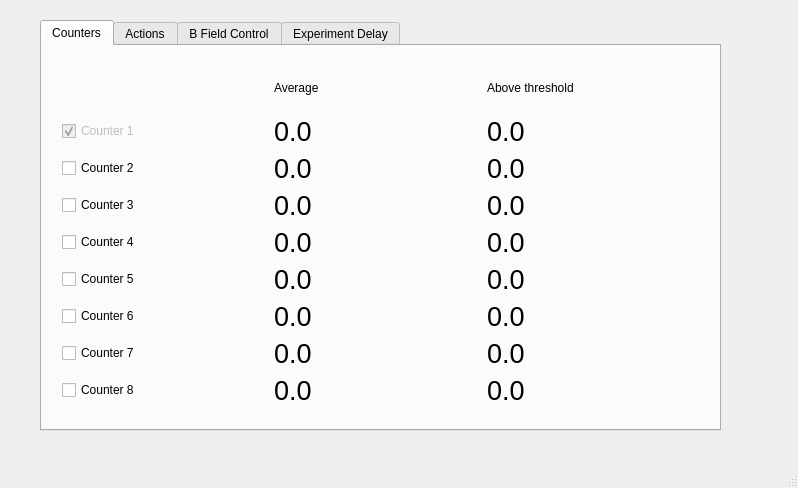
<?xml version="1.0" encoding="UTF-8"?>
<ui version="4.0">
 <class>CounterConfigWindow</class>
 <widget class="QMainWindow" name="CounterConfigWindow">
  <property name="geometry">
   <rect>
    <x>0</x>
    <y>0</y>
    <width>798</width>
    <height>488</height>
   </rect>
  </property>
  <property name="windowTitle">
   <string>MainWindow</string>
  </property>
  <widget class="QWidget" name="centralwidget">
   <widget class="QTabWidget" name="DelayConfigWidget">
    <property name="geometry">
     <rect>
      <x>40</x>
      <y>20</y>
      <width>681</width>
      <height>411</height>
     </rect>
    </property>
    <property name="currentIndex">
     <number>0</number>
    </property>
    <widget class="QWidget" name="counter_tab">
     <attribute name="title">
      <string>Counters</string>
     </attribute>
     <widget class="QWidget" name="gridLayoutWidget">
      <property name="geometry">
       <rect>
        <x>20</x>
        <y>20</y>
        <width>631</width>
        <height>340</height>
       </rect>
      </property>
      <layout class="QGridLayout" name="gridLayout">
       <item row="2" column="0">
        <widget class="QCheckBox" name="ch2box">
         <property name="text">
          <string>Counter 2</string>
         </property>
        </widget>
       </item>
       <item row="3" column="0">
        <widget class="QCheckBox" name="ch3box">
         <property name="text">
          <string>Counter 3</string>
         </property>
        </widget>
       </item>
       <item row="4" column="0">
        <widget class="QCheckBox" name="ch4box">
         <property name="text">
          <string>Counter 4</string>
         </property>
        </widget>
       </item>
       <item row="5" column="0">
        <widget class="QCheckBox" name="ch5box">
         <property name="text">
          <string>Counter 5</string>
         </property>
        </widget>
       </item>
       <item row="6" column="0">
        <widget class="QCheckBox" name="ch6box">
         <property name="text">
          <string>Counter 6</string>
         </property>
        </widget>
       </item>
       <item row="7" column="0">
        <widget class="QCheckBox" name="ch7box">
         <property name="text">
          <string>Counter 7</string>
         </property>
        </widget>
       </item>
       <item row="8" column="0">
        <widget class="QCheckBox" name="ch8box">
         <property name="text">
          <string>Counter 8</string>
         </property>
        </widget>
       </item>
       <item row="1" column="1">
        <widget class="QLabel" name="ch1av">
         <property name="font">
          <font>
           <pointsize>20</pointsize>
          </font>
         </property>
         <property name="text">
          <string>0.0</string>
         </property>
        </widget>
       </item>
       <item row="2" column="1">
        <widget class="QLabel" name="ch2av">
         <property name="font">
          <font>
           <pointsize>20</pointsize>
          </font>
         </property>
         <property name="text">
          <string>0.0</string>
         </property>
        </widget>
       </item>
       <item row="3" column="1">
        <widget class="QLabel" name="ch3av">
         <property name="font">
          <font>
           <pointsize>20</pointsize>
          </font>
         </property>
         <property name="text">
          <string>0.0</string>
         </property>
        </widget>
       </item>
       <item row="4" column="1">
        <widget class="QLabel" name="ch4av">
         <property name="font">
          <font>
           <pointsize>20</pointsize>
          </font>
         </property>
         <property name="text">
          <string>0.0</string>
         </property>
        </widget>
       </item>
       <item row="5" column="1">
        <widget class="QLabel" name="ch5av">
         <property name="font">
          <font>
           <pointsize>20</pointsize>
          </font>
         </property>
         <property name="text">
          <string>0.0</string>
         </property>
        </widget>
       </item>
       <item row="6" column="1">
        <widget class="QLabel" name="ch6av">
         <property name="font">
          <font>
           <pointsize>20</pointsize>
          </font>
         </property>
         <property name="text">
          <string>0.0</string>
         </property>
        </widget>
       </item>
       <item row="7" column="1">
        <widget class="QLabel" name="ch7av">
         <property name="font">
          <font>
           <pointsize>20</pointsize>
          </font>
         </property>
         <property name="text">
          <string>0.0</string>
         </property>
        </widget>
       </item>
       <item row="8" column="1">
        <widget class="QLabel" name="ch8av">
         <property name="font">
          <font>
           <pointsize>20</pointsize>
          </font>
         </property>
         <property name="text">
          <string>0.0</string>
         </property>
        </widget>
       </item>
       <item row="1" column="2">
        <widget class="QLabel" name="ch1disp">
         <property name="font">
          <font>
           <pointsize>20</pointsize>
          </font>
         </property>
         <property name="text">
          <string>0.0</string>
         </property>
        </widget>
       </item>
       <item row="2" column="2">
        <widget class="QLabel" name="ch2disp">
         <property name="font">
          <font>
           <pointsize>20</pointsize>
          </font>
         </property>
         <property name="text">
          <string>0.0</string>
         </property>
        </widget>
       </item>
       <item row="3" column="2">
        <widget class="QLabel" name="ch3disp">
         <property name="font">
          <font>
           <pointsize>20</pointsize>
          </font>
         </property>
         <property name="text">
          <string>0.0</string>
         </property>
        </widget>
       </item>
       <item row="4" column="2">
        <widget class="QLabel" name="ch4disp">
         <property name="font">
          <font>
           <pointsize>20</pointsize>
          </font>
         </property>
         <property name="text">
          <string>0.0</string>
         </property>
        </widget>
       </item>
       <item row="5" column="2">
        <widget class="QLabel" name="ch5disp">
         <property name="font">
          <font>
           <pointsize>20</pointsize>
          </font>
         </property>
         <property name="text">
          <string>0.0</string>
         </property>
        </widget>
       </item>
       <item row="6" column="2">
        <widget class="QLabel" name="ch6disp">
         <property name="font">
          <font>
           <pointsize>20</pointsize>
          </font>
         </property>
         <property name="text">
          <string>0.0</string>
         </property>
        </widget>
       </item>
       <item row="7" column="2">
        <widget class="QLabel" name="ch7disp">
         <property name="font">
          <font>
           <pointsize>20</pointsize>
          </font>
         </property>
         <property name="text">
          <string>0.0</string>
         </property>
        </widget>
       </item>
       <item row="8" column="2">
        <widget class="QLabel" name="ch8disp">
         <property name="font">
          <font>
           <pointsize>20</pointsize>
          </font>
         </property>
         <property name="text">
          <string>0.0</string>
         </property>
        </widget>
       </item>
       <item row="0" column="1">
        <widget class="QLabel" name="label_17">
         <property name="text">
          <string>Average</string>
         </property>
        </widget>
       </item>
       <item row="0" column="2">
        <widget class="QLabel" name="label_18">
         <property name="text">
          <string>Above threshold</string>
         </property>
        </widget>
       </item>
       <item row="1" column="0">
        <widget class="QCheckBox" name="ch1box">
         <property name="enabled">
          <bool>false</bool>
         </property>
         <property name="text">
          <string>Counter 1</string>
         </property>
         <property name="checked">
          <bool>true</bool>
         </property>
        </widget>
       </item>
      </layout>
     </widget>
    </widget>
    <widget class="QWidget" name="action_tab">
     <attribute name="title">
      <string>Actions</string>
     </attribute>
     <widget class="QWidget" name="gridLayoutWidget_3">
      <property name="geometry">
       <rect>
        <x>20</x>
        <y>20</y>
        <width>641</width>
        <height>31</height>
       </rect>
      </property>
      <layout class="QGridLayout" name="rulesLayout"/>
     </widget>
     <widget class="QPushButton" name="addButton">
      <property name="geometry">
       <rect>
        <x>120</x>
        <y>330</y>
        <width>75</width>
        <height>23</height>
       </rect>
      </property>
      <property name="text">
       <string>Add rule</string>
      </property>
     </widget>
     <widget class="QPushButton" name="removeButton">
      <property name="geometry">
       <rect>
        <x>510</x>
        <y>330</y>
        <width>75</width>
        <height>23</height>
       </rect>
      </property>
      <property name="text">
       <string>Remove rule</string>
      </property>
     </widget>
    </widget>
    <widget class="QWidget" name="tab">
     <attribute name="title">
      <string>B Field Control</string>
     </attribute>
     <widget class="QLabel" name="label_21">
      <property name="geometry">
       <rect>
        <x>228</x>
        <y>58</y>
        <width>46</width>
        <height>13</height>
       </rect>
      </property>
      <property name="text">
       <string>Fine</string>
      </property>
     </widget>
     <widget class="QPushButton" name="IncreaseB_Button">
      <property name="geometry">
       <rect>
        <x>340</x>
        <y>100</y>
        <width>31</width>
        <height>23</height>
       </rect>
      </property>
      <property name="font">
       <font>
        <pointsize>12</pointsize>
       </font>
      </property>
      <property name="text">
       <string>&gt;</string>
      </property>
     </widget>
     <widget class="QDoubleSpinBox" name="CoarseB_Entry">
      <property name="geometry">
       <rect>
        <x>148</x>
        <y>73</y>
        <width>71</width>
        <height>22</height>
       </rect>
      </property>
      <property name="font">
       <font>
        <pointsize>14</pointsize>
       </font>
      </property>
      <property name="decimals">
       <number>3</number>
      </property>
      <property name="maximum">
       <double>4.000000000000000</double>
      </property>
      <property name="value">
       <double>2.077000000000000</double>
      </property>
     </widget>
     <widget class="QPushButton" name="SetBField_Button">
      <property name="geometry">
       <rect>
        <x>78</x>
        <y>54</y>
        <width>61</width>
        <height>41</height>
       </rect>
      </property>
      <property name="font">
       <font>
        <pointsize>11</pointsize>
       </font>
      </property>
      <property name="text">
       <string>Set B 
Field</string>
      </property>
     </widget>
     <widget class="QLabel" name="label_20">
      <property name="geometry">
       <rect>
        <x>148</x>
        <y>58</y>
        <width>46</width>
        <height>13</height>
       </rect>
      </property>
      <property name="text">
       <string>Coarse</string>
      </property>
     </widget>
     <widget class="QPushButton" name="DecreaseB_Button">
      <property name="geometry">
       <rect>
        <x>300</x>
        <y>100</y>
        <width>31</width>
        <height>23</height>
       </rect>
      </property>
      <property name="font">
       <font>
        <pointsize>12</pointsize>
       </font>
      </property>
      <property name="text">
       <string>&lt;</string>
      </property>
     </widget>
     <widget class="QDoubleSpinBox" name="FineBStepSize_Entry">
      <property name="geometry">
       <rect>
        <x>300</x>
        <y>73</y>
        <width>71</width>
        <height>22</height>
       </rect>
      </property>
      <property name="font">
       <font>
        <pointsize>14</pointsize>
       </font>
      </property>
      <property name="decimals">
       <number>0</number>
      </property>
      <property name="maximum">
       <double>4096.000000000000000</double>
      </property>
      <property name="value">
       <double>5.000000000000000</double>
      </property>
     </widget>
     <widget class="QLabel" name="label_22">
      <property name="geometry">
       <rect>
        <x>307</x>
        <y>58</y>
        <width>81</width>
        <height>16</height>
       </rect>
      </property>
      <property name="text">
       <string>Fine Step Size</string>
      </property>
     </widget>
     <widget class="QDoubleSpinBox" name="FineB_Entry">
      <property name="geometry">
       <rect>
        <x>225</x>
        <y>73</y>
        <width>71</width>
        <height>22</height>
       </rect>
      </property>
      <property name="font">
       <font>
        <pointsize>14</pointsize>
       </font>
      </property>
      <property name="decimals">
       <number>0</number>
      </property>
      <property name="maximum">
       <double>4096.000000000000000</double>
      </property>
      <property name="value">
       <double>2077.000000000000000</double>
      </property>
     </widget>
    </widget>
    <widget class="QWidget" name="delay_config_tab">
     <attribute name="title">
      <string>Experiment Delay</string>
     </attribute>
     <widget class="QDoubleSpinBox" name="expDelay">
      <property name="geometry">
       <rect>
        <x>330</x>
        <y>40</y>
        <width>111</width>
        <height>22</height>
       </rect>
      </property>
      <property name="maximum">
       <double>999999.989999999990687</double>
      </property>
     </widget>
     <widget class="QLabel" name="label">
      <property name="geometry">
       <rect>
        <x>50</x>
        <y>40</y>
        <width>271</width>
        <height>16</height>
       </rect>
      </property>
      <property name="text">
       <string>Delay between the experimental pionts, (milliseconds)</string>
      </property>
     </widget>
    </widget>
   </widget>
  </widget>
  <widget class="QMenuBar" name="menubar">
   <property name="geometry">
    <rect>
     <x>0</x>
     <y>0</y>
     <width>798</width>
     <height>22</height>
    </rect>
   </property>
  </widget>
  <widget class="QStatusBar" name="statusbar"/>
 </widget>
 <resources/>
 <connections/>
</ui>
